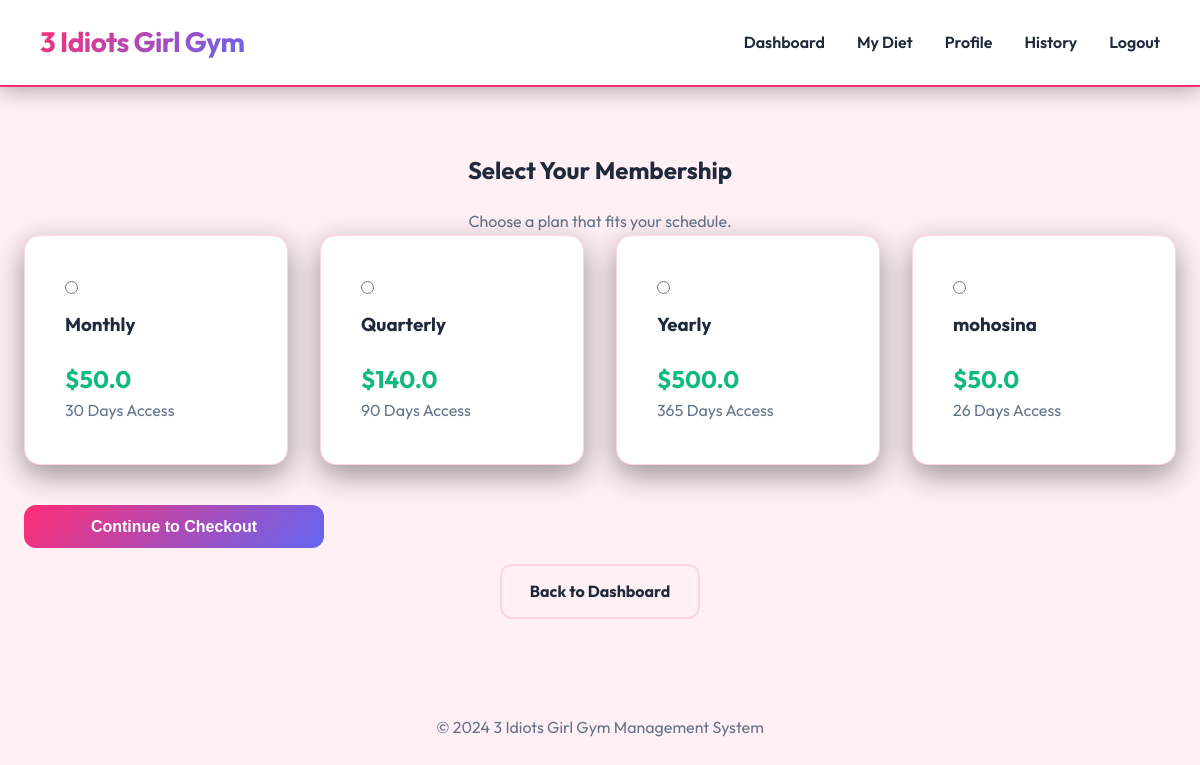
Screenshot of /membership (signed in) with the database file from the repository.
### tables this page shows
CREATE TABLE membership_plans (
    id INTEGER PRIMARY KEY AUTOINCREMENT,
    plan_name TEXT,
    duration_days INTEGER,
    price REAL
);

### app.py (the view)
@app.route("/membership", methods=["GET", "POST"])
def membership():
    if "member_id" not in session:
        return redirect("/login")
    conn  = get_db()
    plans = conn.execute("SELECT * FROM membership_plans").fetchall()
    conn.close()
    if request.method == "POST":
        plan_id = request.form.get("plan_id")
        if not plan_id:
            flash("Please select a plan.", "warning")
            return redirect("/membership")
        return redirect(f"/checkout/{plan_id}")
    return render_template("membership.html", plans=plans)

### app.py (called while the page is built)
def get_db():
    conn = sqlite3.connect(DATABASE)
    conn.row_factory = sqlite3.Row
    return conn

### templates/membership.html (shortened to what this page needs)
{% extends "base.html" %}
{% block content %}
<div class="page-wrapper">
  <h2 class="text-center">Select Your Membership</h2>
  <p class="text-center text-muted mb-4">Choose a plan that fits your schedule.</p>
  <form method="POST">
    <div class="stats-grid">
      {% for plan in plans %}
      <div class="card" style="margin-bottom: 0;">
        <label style="cursor: pointer; display: block; height: 100%;">
          <input type="radio" name="plan_id" value="{{ plan['id'] }}" required style="margin-bottom: 1rem;">
          <h3 style="margin-top: 0;">{{ plan['plan_name'] }}</h3>
          <p style="font-size: 1.5rem; font-weight: bold; color: var(--success-color);">${{ plan['price'] }}</p>
          <p class="text-muted">{{ plan['duration_days'] }} Days Access</p>
        </label>
      </div>
      {% endfor %}
    </div>
    <div class="text-center mt-4">
      <button type="submit" class="btn btn-primary btn-full" style="max-width: 300px;">Continue to Checkout</button>
      <div class="mt-3">
        <a href="/dashboard" class="btn btn-outline">Back to Dashboard</a>
      </div>
    </div>
  </form>
</div>
{% endblock %}

### static/style.css (style rules this page uses)
:root { --primary-color: #ff2d75; --primary-hover: #e02568; --secondary-color: #6366f1; --success-color: #10b981; --danger-color: #f43f5e; --warning-color: #f59e0b; --info-color: #0ea5e9; --dark-color: #1e293b; --nav-bg: #ffffff; --body-bg: #fff0f5; --card-bg: #ffffff; --card-border: #ffd6e0; --text-main: #1e293b; --text-muted: #64748b; --accent-gradient: linear-gradient(135deg, #ff2d75 0%, #6366f1 100%); }
* { box-sizing: border-box; margin: 0; padding: 0; }
body { font-family: 'Outfit', sans-serif; background-color: var(--body-bg); color: var(--text-main); line-height: 1.6; }
.page-wrapper { padding: 1rem 0; }
.card { background-color: var(--card-bg); padding: 2.5rem; border-radius: 16px; border: 1px solid var(--card-border); box-shadow: 0 10px 30px rgba(0, 0, 0, 0.4); margin-bottom: 2.5rem; }
h1, h2, h3 { margin-bottom: 1.25rem; font-weight: 700; }
.text-center { text-align: center; }
.text-muted { color: var(--text-muted); }
.btn { display: inline-block; padding: 0.8rem 1.75rem; border: none; border-radius: 12px; cursor: pointer; text-decoration: none; font-size: 1rem; font-weight: 700; transition: all 0.3s ease; text-align: center; }
.btn-primary { background: var(--accent-gradient); color: #fff; }
.btn-outline { background-color: transparent; border: 2px solid var(--card-border); color: var(--text-main); }
.btn-full { width: 100%; display: block; margin-top: 1rem; }
.stats-grid, .nav-grid { display: grid; grid-template-columns: repeat(auto-fit, minmax(260px, 1fr)); gap: 2rem; margin-bottom: 2.5rem; }
.mt-3 { margin-top: 1rem; }
.mt-4 { margin-top: 2rem; }

### rows the page displays
membership_plans: plan_name "Monthly", price "50.0", duration_days "30"
membership_plans: plan_name "Quarterly", price "140.0", duration_days "90"
membership_plans: plan_name "Yearly", price "500.0", duration_days "365"
membership_plans: plan_name "mohosina", price "50.0", duration_days "26"
